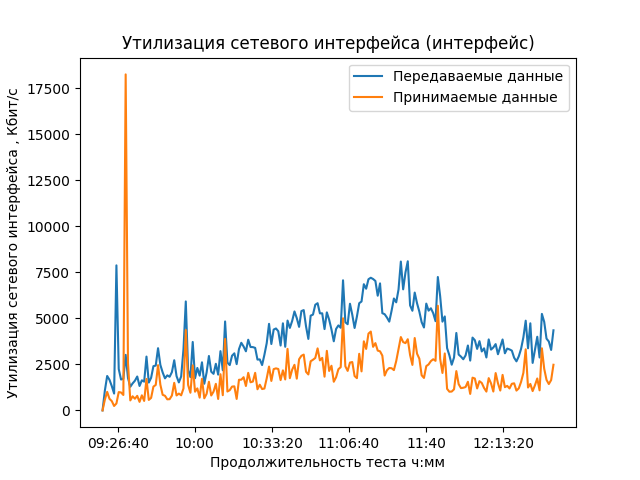

Here is the Python script that generated this plot:
import pandas as pd
import openpyxl
import matplotlib.pyplot as plt
import numpy as np
pd.plotting.register_matplotlib_converters()

df = pd.read_excel('graphs_sheikh.xlsx', sheet_name='Утилиз Сет интерфейса')
pd.pivot_table(df, index=['Время'],
               values=['Принимаемые данные', 'Передаваемые данные'],
               aggfunc=np.sum,
               fill_value=0).plot()
plt.title('Утилизация сетевого интерфейса (интерфейс)')
plt.xlabel('Продолжительность теста ч:мм')
plt.ylabel('Утилизация сетевого интерфейса , Кбит/с')
plt.savefig('graph_06')
plt.show()